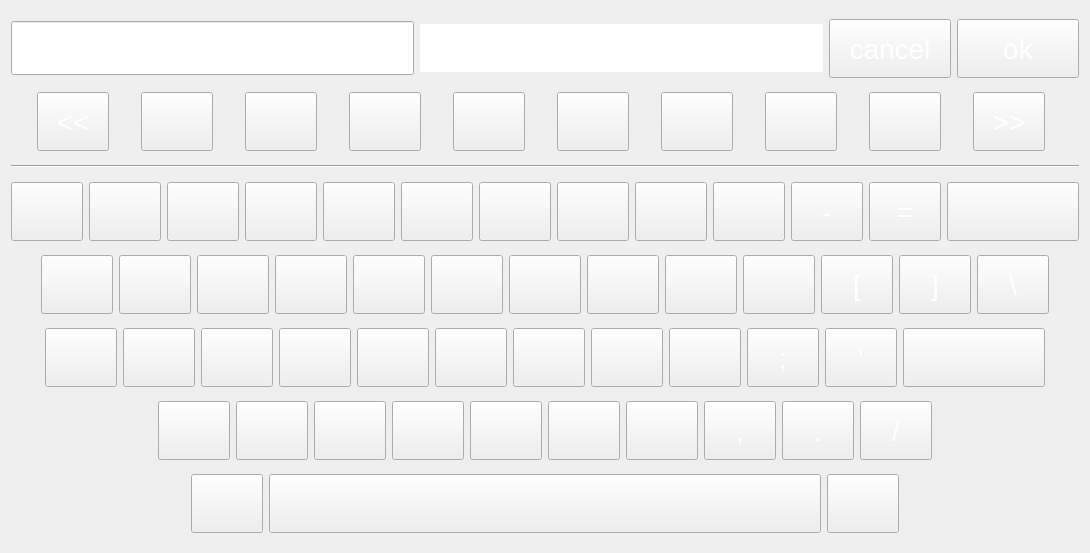
<?xml version="1.0" encoding="UTF-8"?>
<ui version="4.0">
 <class>Form</class>
 <widget class="QWidget" name="Form">
  <property name="geometry">
   <rect>
    <x>0</x>
    <y>0</y>
    <width>1085</width>
    <height>553</height>
   </rect>
  </property>
  <property name="windowTitle">
   <string>Form</string>
  </property>
  <property name="styleSheet">
   <string notr="true">QWidget#From
{
	background-color: #DEDEDE;
	border: 1px solid #FFFFFF;
}

QLabel#label_title
{
	font-size:  22px;
	color: #000000;
}

QLabel#lineEdit_window
{
	min-height: 40px;
	max-height: 40px;
	min-width: 650px;
	max-width: 650px;
	padding-left: 10px;
	border-image: url(:/images/input_label.png);
}

QPushButton
{
	min-width: 70px;
	max-width: 70px;
	min-height: 57px;
	max-height: 57px;
	color:#ffffff;
	font-size:28px;
	border-image: url(:/images/digital_normal_char);
}
QPushButton:hover
{
	border-image: url(:/images/digital_hover_char);
}

QPushButton#panelButton_enter
{
	border-image: url(:/images/enter_normal.png);
}

QPushButton:pressed#panelButton_enter
{
	border-image: url(:/images/enter_selected.png);
}

QPushButton#panelButton_cancel
{
	border-image: url(:/images/cancel_normal.png);
}

QPushButton:pressed#panelButton_cancel
{
	border-image: url(:/images/cancel_selected.png);
}

QPushButton#pushButton_n0
{
	border-image: url(:/images/digital_normal_0.png);
}

QPushButton:hover#pushButton_n0
{
	border-image: url(:/images/digital_hover_0.png);
}

QPushButton#pushButton_n1
{
	border-image: url(:/images/digital_normal_1.png);
}

QPushButton:hover#pushButton_n1
{
	border-image: url(:/images/digital_hover_1.png);
}

QPushButton#pushButton_n2
{
	border-image: url(:/images/digital_normal_2.png);
}

QPushButton:hover#pushButton_n2
{
	border-image: url(:/images/digital_hover_2.png);
}

QPushButton#pushButton_n3
{
	border-image: url(:/images/digital_normal_3.png);
}

QPushButton:hover#pushButton_n3
{
	border-image: url(:/images/digital_hover_3.png);
}

QPushButton#pushButton_n4
{
	border-image: url(:/images/digital_normal_4.png);
}

QPushButton:hover#pushButton_n4
{
	border-image: url(:/images/digital_hover_4.png);
}

QPushButton#pushButton_n5
{
	border-image: url(:/images/digital_normal_5.png);
}

QPushButton:hover#pushButton_n5
{
	border-image: url(:/images/digital_hover_5.png);
}

QPushButton#pushButton_n6
{
	border-image: url(:/images/digital_normal_6.png);
}

QPushButton:hover#pushButton_n6
{
	border-image: url(:/images/digital_hover_6.png);
}

QPushButton#pushButton_n7
{
	border-image: url(:/images/digital_normal_7.png);
}

QPushButton:hover#pushButton_n7
{
	border-image: url(:/images/digital_hover_7.png);
}

QPushButton#pushButton_n8
{
	border-image: url(:/images/digital_normal_8.png);
}

QPushButton:hover#pushButton_n8
{
	border-image: url(:/images/digital_hover_8.png);
}

QPushButton#pushButton_n9
{
	border-image: url(:/images/digital_normal_9.png);
}

QPushButton:hover#pushButton_n9
{
	border-image: url(:/images/digital_hover_9.png);
}

QPushButton#pushButton_a[case = &quot;true&quot;]
{
	border-image: url(:/images/digital_normal_A.png);
}

QPushButton:hover#pushButton_a[case = &quot;true&quot;]
{
	border-image: url(:/images/digital_hover_A.png);
}

QPushButton#pushButton_a[case = &quot;false&quot;]
{
	border-image: url(:/images/digital_normal_la.png);
}

QPushButton:hover#pushButton_a[case = &quot;false&quot;]
{
	border-image: url(:/images/digital_hover_la.png);
}


QPushButton#pushButton_b[case = &quot;true&quot;]
{
	border-image: url(:/images/digital_normal_B.png);
}

QPushButton:hover#pushButton_b[case = &quot;true&quot;]
{
	border-image: url(:/images/digital_hover_B.png);
}

QPushButton#pushButton_b[case = &quot;false&quot;]
{
	border-image: url(:/images/digital_normal_lb.png);
}

QPushButton:hover#pushButton_b[case = &quot;false&quot;]
{
	border-image: url(:/images/digital_hover_lb.png);
}

QPushButton#pushButton_c[case = &quot;true&quot;]
{
	border-image: url(:/images/digital_normal_C.png);
}

QPushButton:hover#pushButton_c[case = &quot;true&quot;]
{
	border-image: url(:/images/digital_hover_C.png);
}

QPushButton#pushButton_c[case = &quot;false&quot;]
{
	border-image: url(:/images/digital_normal_lc.png);
}

QPushButton:hover#pushButton_c[case = &quot;false&quot;]
{
	border-image: url(:/images/digital_hover_lc.png);
}

QPushButton#pushButton_d[case = &quot;true&quot;]
{
	border-image: url(:/images/digital_normal_D.png);
}

QPushButton:hover#pushButton_d[case = &quot;true&quot;]
{
	border-image: url(:/images/digital_hover_D.png);
}

QPushButton#pushButton_d[case = &quot;false&quot;]
{
	border-image: url(:/images/digital_normal_ld.png);
}

QPushButton:hover#pushButton_d[case = &quot;false&quot;]
{
	border-image: url(:/images/digital_hover_ld.png);
}

QPushButton#pushButton_e[case = &quot;true&quot;]
{
	border-image: url(:/images/digital_normal_E.png);
}

QPushButton:hover#pushButton_e[case = &quot;true&quot;]
{
	border-image: url(:/images/digital_hover_E.png);
}

QPushButton#pushButton_e[case = &quot;false&quot;]
{
	border-image: url(:/images/digital_normal_le.png);
}

QPushButton:hover#pushButton_e[case = &quot;false&quot;]
{
	border-image: url(:/images/digital_hover_le.png);
}

QPushButton#pushButton_f[case = &quot;true&quot;]
{
	border-image: url(:/images/digital_normal_F.png);
}

QPushButton:hover#pushButton_f[case = &quot;true&quot;]
{
	border-image: url(:/images/digital_hover_F.png);
}

QPushButton#pushButton_f[case = &quot;false&quot;]
{
	border-image: url(:/images/digital_normal_lf.png);
}

QPushButton:hover#pushButton_f[case = &quot;false&quot;]
{
	border-image: url(:/images/digital_hover_lf.png);
}

QPushButton#pushButton_g[case = &quot;true&quot;]
{
	border-image: url(:/images/digital_normal_G.png);
}

QPushButton:hover#pushButton_g[case = &quot;true&quot;]
{
	border-image: url(:/images/digital_hover_G.png);
}

QPushButton#pushButton_g[case = &quot;false&quot;]
{
	border-image: url(:/images/digital_normal_lg.png);
}

QPushButton:hover#pushButton_g[case = &quot;false&quot;]
{
	border-image: url(:/images/digital_hover_lg.png);
}

QPushButton#pushButton_h[case = &quot;true&quot;]
{
	border-image: url(:/images/digital_normal_H.png);
}

QPushButton:hover#pushButton_h[case = &quot;true&quot;]
{
	border-image: url(:/images/digital_hover_H.png);
}

QPushButton#pushButton_h[case = &quot;false&quot;]
{
	border-image: url(:/images/digital_normal_lh.png);
}

QPushButton:hover#pushButton_h[case = &quot;false&quot;]
{
	border-image: url(:/images/digital_hover_lh.png);
}

QPushButton#pushButton_i[case = &quot;true&quot;]
{
	border-image: url(:/images/digital_normal_I.png);
}

QPushButton:hover#pushButton_i[case = &quot;true&quot;]
{
	border-image: url(:/images/digital_hover_I.png);
}

QPushButton#pushButton_i[case = &quot;false&quot;]
{
	border-image: url(:/images/digital_normal_li.png);
}

QPushButton:hover#pushButton_i[case = &quot;false&quot;]
{
	border-image: url(:/images/digital_hover_li.png);
}

QPushButton#pushButton_j[case = &quot;true&quot;]
{
	border-image: url(:/images/digital_normal_J.png);
}

QPushButton:hover#pushButton_j[case = &quot;true&quot;]
{
	border-image: url(:/images/digital_hover_J.png);
}

QPushButton#pushButton_j[case = &quot;false&quot;]
{
	border-image: url(:/images/digital_normal_lj.png);
}

QPushButton:hover#pushButton_j[case = &quot;false&quot;]
{
	border-image: url(:/images/digital_hover_lj.png);
}

QPushButton#pushButton_k[case = &quot;true&quot;]
{
	border-image: url(:/images/digital_normal_K.png);
}

QPushButton:hover#pushButton_k[case = &quot;true&quot;]
{
	border-image: url(:/images/digital_hover_K.png);
}

QPushButton#pushButton_k[case = &quot;false&quot;]
{
	border-image: url(:/images/digital_normal_lk.png);
}

QPushButton:hover#pushButton_k[case = &quot;false&quot;]
{
	border-image: url(:/images/digital_hover_lk.png);
}

QPushButton#pushButton_l[case = &quot;true&quot;]
{
	border-image: url(:/images/digital_normal_L.png);
}

QPushButton:hover#pushButton_l[case = &quot;true&quot;]
{
	border-image: url(:/images/digital_hover_L.png);
}

QPushButton#pushButton_l[case = &quot;false&quot;]
{
	border-image: url(:/images/digital_normal_ll.png);
}

QPushButton:hover#pushButton_l[case = &quot;false&quot;]
{
	border-image: url(:/images/digital_hover_ll.png);
}

QPushButton#pushButton_m[case = &quot;true&quot;]
{
	border-image: url(:/images/digital_normal_M.png);
}

QPushButton:hover#pushButton_m[case = &quot;true&quot;]
{
	border-image: url(:/images/digital_hover_M.png);
}

QPushButton#pushButton_m[case = &quot;false&quot;]
{
	border-image: url(:/images/digital_normal_lm.png);
}

QPushButton:hover#pushButton_m[case = &quot;false&quot;]
{
	border-image: url(:/images/digital_hover_lm.png);
}

QPushButton#pushButton_n[case = &quot;true&quot;]
{
	border-image: url(:/images/digital_normal_N.png);
}

QPushButton:hover#pushButton_n[case = &quot;true&quot;]
{
	border-image: url(:/images/digital_hover_N.png);
}

QPushButton#pushButton_n[case = &quot;false&quot;]
{
	border-image: url(:/images/digital_normal_ln.png);
}

QPushButton:hover#pushButton_n[case = &quot;false&quot;]
{
	border-image: url(:/images/digital_hover_ln.png);
}

QPushButton#pushButton_o[case = &quot;true&quot;]
{
	border-image: url(:/images/digital_normal_O.png);
}

QPushButton:hover#pushButton_o[case = &quot;true&quot;]
{
	border-image: url(:/images/digital_hover_O.png);
}

QPushButton#pushButton_o[case = &quot;false&quot;]
{
	border-image: url(:/images/digital_normal_lo.png);
}

QPushButton:hover#pushButton_o[case = &quot;false&quot;]
{
	border-image: url(:/images/digital_hover_lo.png);
}

QPushButton#pushButton_p[case = &quot;true&quot;]
{
	border-image: url(:/images/digital_normal_P.png);
}

QPushButton:hover#pushButton_p[case = &quot;true&quot;]
{
	border-image: url(:/images/digital_hover_P.png);
}

QPushButton#pushButton_p[case = &quot;false&quot;]
{
	border-image: url(:/images/digital_normal_lp.png);
}

QPushButton:hover#pushButton_p[case = &quot;false&quot;]
{
	border-image: url(:/images/digital_hover_lp.png);
}

QPushButton#pushButton_q[case = &quot;true&quot;]
{
	border-image: url(:/images/digital_normal_Q.png);
}

QPushButton:hover#pushButton_q[case = &quot;true&quot;]
{
	border-image: url(:/images/digital_hover_Q.png);
}

QPushButton#pushButton_q[case = &quot;false&quot;]
{
	border-image: url(:/images/digital_normal_lq.png);
}

QPushButton:hover#pushButton_q[case = &quot;false&quot;]
{
	border-image: url(:/images/digital_hover_lq.png);
}

QPushButton#pushButton_r[case = &quot;true&quot;]
{
	border-image: url(:/images/digital_normal_R.png);
}

QPushButton:hover#pushButton_r[case = &quot;true&quot;]
{
	border-image: url(:/images/digital_hover_R.png);
}

QPushButton#pushButton_r[case = &quot;false&quot;]
{
	border-image: url(:/images/digital_normal_lr.png);
}

QPushButton:hover#pushButton_r[case = &quot;false&quot;]
{
	border-image: url(:/images/digital_hover_lr.png);
}

QPushButton#pushButton_s[case = &quot;true&quot;]
{
	border-image: url(:/images/digital_normal_S.png);
}

QPushButton:hover#pushButton_s[case = &quot;true&quot;]
{
	border-image: url(:/images/digital_hover_S.png);
}

QPushButton#pushButton_s[case = &quot;false&quot;]
{
	border-image: url(:/images/digital_normal_ls.png);
}

QPushButton:hover#pushButton_s[case = &quot;false&quot;]
{
	border-image: url(:/images/digital_hover_ls.png);
}

QPushButton#pushButton_t[case = &quot;true&quot;]
{
	border-image: url(:/images/digital_normal_T.png);
}

QPushButton:hover#pushButton_t[case = &quot;true&quot;]
{
	border-image: url(:/images/digital_hover_T.png);
}

QPushButton#pushButton_t[case = &quot;false&quot;]
{
	border-image: url(:/images/digital_normal_lt.png);
}

QPushButton:hover#pushButton_t[case = &quot;false&quot;]
{
	border-image: url(:/images/digital_hover_lt.png);
}

QPushButton#pushButton_u[case = &quot;true&quot;]
{
	border-image: url(:/images/digital_normal_U.png);
}

QPushButton:hover#pushButton_u[case = &quot;true&quot;]
{
	border-image: url(:/images/digital_hover_U.png);
}

QPushButton#pushButton_u[case = &quot;false&quot;]
{
	border-image: url(:/images/digital_normal_lu.png);
}

QPushButton:hover#pushButton_u[case = &quot;false&quot;]
{
	border-image: url(:/images/digital_hover_lu.png);
}

QPushButton#pushButton_v[case = &quot;true&quot;]
{
	border-image: url(:/images/digital_normal_V.png);
}

QPushButton:hover#pushButton_v[case = &quot;true&quot;]
{
	border-image: url(:/images/digital_hover_V.png);
}

QPushButton#pushButton_v[case = &quot;false&quot;]
{
	border-image: url(:/images/digital_normal_lv.png);
}

QPushButton:hover#pushButton_v[case = &quot;false&quot;]
{
	border-image: url(:/images/digital_hover_lv.png);
}

QPushButton#pushButton_w[case = &quot;true&quot;]
{
	border-image: url(:/images/digital_normal_W.png);
}

QPushButton:hover#pushButton_w[case = &quot;true&quot;]
{
	border-image: url(:/images/digital_hover_W.png);
}

QPushButton#pushButton_w[case = &quot;false&quot;]
{
	border-image: url(:/images/digital_normal_lw.png);
}

QPushButton:hover#pushButton_w[case = &quot;false&quot;]
{
	border-image: url(:/images/digital_hover_lw.png);
}

QPushButton#pushButton_x[case = &quot;true&quot;]
{
	border-image: url(:/images/digital_normal_X.png);
}

QPushButton:hover#pushButton_x[case = &quot;true&quot;]
{
	border-image: url(:/images/digital_hover_X.png);
}

QPushButton#pushButton_x[case = &quot;false&quot;]
{
	border-image: url(:/images/digital_normal_lx.png);
}

QPushButton:hover#pushButton_x[case = &quot;false&quot;]
{
	border-image: url(:/images/digital_hover_lx.png);
}

QPushButton#pushButton_y[case = &quot;true&quot;]
{
	border-image: url(:/images/digital_normal_Y.png);
}

QPushButton:hover#pushButton_y[case = &quot;true&quot;]
{
	border-image: url(:/images/digital_hover_Y.png);
}

QPushButton#pushButton_y[case = &quot;false&quot;]
{
	border-image: url(:/images/digital_normal_ly.png);
}

QPushButton:hover#pushButton_y[case = &quot;false&quot;]
{
	border-image: url(:/images/digital_hover_ly.png);
}

QPushButton#pushButton_z[case = &quot;true&quot;]
{
	border-image: url(:/images/digital_normal_Z.png);
}

QPushButton:hover#pushButton_z[case = &quot;true&quot;]
{
	border-image: url(:/images/digital_hover_Z.png);
}

QPushButton#pushButton_z[case = &quot;false&quot;]
{
	border-image: url(:/images/digital_normal_lz.png);
}

QPushButton:hover#pushButton_z[case = &quot;false&quot;]
{
	border-image: url(:/images/digital_hover_lz.png);
}

QPushButton#panelButton_symbol
{
	border-image: url(:/images/digital_normal_symbol.png);
}

QPushButton:hover#panelButton_symbol
{
	border-image: url(:/images/digital_hover_symbol.png);
}

QPushButton#panelButton_caps
{
	border-image: url(:/images/digital_normal_caps.png);
}

QPushButton:hover#panelButton_caps
{
	border-image: url(:/images/digital_hover_caps.png);
}

QPushButton#pushButton_whitespace
{
	min-width: 550px;
	max-width: 550px;
	min-height: 57px;
	min-height: 57px;
	border-image: url(:/images/digital_normal_space.png);
}

QPushButton:hover#pushButton_whitespace
{
	border-image: url(:/images/digital_hover_space.png);
}

QPushButton#pushButton_is_hanzi[case = &quot;CN&quot;]
{
	min-width: 70px;
	min-height: 57px;
	border-image: url(:/images/digital_normal_CN.png);
}

QPushButton:hover#pushButton_is_hanzi[case = &quot;CN&quot;]
{
	border-image: url(:/images/digital_hover_CN.png);
}

QPushButton#pushButton_is_hanzi[case = &quot;EN&quot;]
{
	min-width: 70px;
	min-height: 57px;
	border-image: url(:/images/digital_normal_EN.png);
}

QPushButton:hover#pushButton_is_hanzi[case = &quot;EN&quot;]
{
	border-image: url(:/images/digital_hover_EN.png);
}

QPushButton#pushButton_backspace
{
	min-width: 130px;	
	min-height: 57px;
	border-image:url(:/images/digital_normal_backspace.png)
}

QPushButton:hover#pushButton_backspace
{
	min-width: 130px;	
	min-height: 57px;
	border-image:url(:/images/digital_hover_backspace.png)
}


QPushButton#pushButton_shift[case =  &quot;BIG&quot;]
{
	min-width: 70px;
	min-height: 57px;
	border-image: url(:/images/digital_normal_bigsmall.png);
}

QPushButton:hover#pushButton_shift[case  =  &quot;BIG&quot;]
{
	border-image: url(:/images/digital_hover_bigsmall.png);
}

QPushButton#pushButton_shift[case  =  &quot;SMALL&quot;]
{
	min-width: 70px;
	min-height: 57px;
	border-image: url(:/images/digital_normal_smallbig.png);
}

QPushButton:hover#pushButton_shift[case = &quot;SMALL&quot;]
{
	border-image: url(:/images/digital_hover_smallbig.png);
}

QPushButton#pushButton_enter
{
	min-width: 140px;	
	min-height: 57px;
	border-image:url(:/images/digital_normal_enter)
}

QPushButton:hover#pushButton_enter
{
	min-width: 140px;	
	min-height: 57px;
	border-image:url(:/images/digital_hover_enter)
}


QPushButton#pushButton_CANCEL
{
	min-width: 120px;	
	min-height: 57px;	
}
QPushButton#pushButton_CONFIRM
{
	min-width: 120px;	
	min-height: 57px;	
}










</string>
  </property>
  <layout class="QVBoxLayout" name="verticalLayout">
   <item>
    <layout class="QHBoxLayout" name="horizontalLayout_8">
     <item>
      <widget class="QLineEdit" name="lineEdit_window">
       <property name="font">
        <font>
         <family>文泉驿微米黑</family>
         <pointsize>25</pointsize>
         <weight>75</weight>
         <bold>true</bold>
        </font>
       </property>
       <property name="text">
        <string/>
       </property>
       <property name="frame">
        <bool>true</bool>
       </property>
      </widget>
     </item>
     <item>
      <widget class="QLineEdit" name="lineEdit_pinyin">
       <property name="font">
        <font>
         <family>文泉驿微米黑</family>
         <pointsize>25</pointsize>
         <weight>75</weight>
         <bold>true</bold>
        </font>
       </property>
       <property name="text">
        <string/>
       </property>
       <property name="frame">
        <bool>false</bool>
       </property>
      </widget>
     </item>
     <item>
      <widget class="QPushButton" name="pushButton_CANCEL">
       <property name="font">
        <font>
         <pointsize>-1</pointsize>
        </font>
       </property>
       <property name="text">
        <string>cancel</string>
       </property>
      </widget>
     </item>
     <item>
      <widget class="QPushButton" name="pushButton_CONFIRM">
       <property name="palette">
        <palette>
         <active>
          <colorrole role="WindowText">
           <brush brushstyle="SolidPattern">
            <color alpha="255">
             <red>255</red>
             <green>255</green>
             <blue>255</blue>
            </color>
           </brush>
          </colorrole>
          <colorrole role="Text">
           <brush brushstyle="SolidPattern">
            <color alpha="255">
             <red>255</red>
             <green>255</green>
             <blue>255</blue>
            </color>
           </brush>
          </colorrole>
          <colorrole role="ButtonText">
           <brush brushstyle="SolidPattern">
            <color alpha="255">
             <red>255</red>
             <green>255</green>
             <blue>255</blue>
            </color>
           </brush>
          </colorrole>
         </active>
         <inactive>
          <colorrole role="WindowText">
           <brush brushstyle="SolidPattern">
            <color alpha="255">
             <red>255</red>
             <green>255</green>
             <blue>255</blue>
            </color>
           </brush>
          </colorrole>
          <colorrole role="Text">
           <brush brushstyle="SolidPattern">
            <color alpha="255">
             <red>255</red>
             <green>255</green>
             <blue>255</blue>
            </color>
           </brush>
          </colorrole>
          <colorrole role="ButtonText">
           <brush brushstyle="SolidPattern">
            <color alpha="255">
             <red>255</red>
             <green>255</green>
             <blue>255</blue>
            </color>
           </brush>
          </colorrole>
         </inactive>
         <disabled>
          <colorrole role="WindowText">
           <brush brushstyle="SolidPattern">
            <color alpha="255">
             <red>255</red>
             <green>255</green>
             <blue>255</blue>
            </color>
           </brush>
          </colorrole>
          <colorrole role="Text">
           <brush brushstyle="SolidPattern">
            <color alpha="255">
             <red>255</red>
             <green>255</green>
             <blue>255</blue>
            </color>
           </brush>
          </colorrole>
          <colorrole role="ButtonText">
           <brush brushstyle="SolidPattern">
            <color alpha="255">
             <red>255</red>
             <green>255</green>
             <blue>255</blue>
            </color>
           </brush>
          </colorrole>
         </disabled>
        </palette>
       </property>
       <property name="font">
        <font>
         <pointsize>-1</pointsize>
        </font>
       </property>
       <property name="text">
        <string>ok</string>
       </property>
      </widget>
     </item>
    </layout>
   </item>
   <item>
    <layout class="QHBoxLayout" name="horizontalLayout_7">
     <item>
      <widget class="QPushButton" name="pushButton_hanzi_left">
       <property name="font">
        <font>
         <pointsize>-1</pointsize>
        </font>
       </property>
       <property name="text">
        <string>&lt;&lt;</string>
       </property>
      </widget>
     </item>
     <item>
      <widget class="QPushButton" name="pushButton_hanzi_1">
       <property name="font">
        <font>
         <pointsize>-1</pointsize>
        </font>
       </property>
       <property name="text">
        <string/>
       </property>
      </widget>
     </item>
     <item>
      <widget class="QPushButton" name="pushButton_hanzi_2">
       <property name="font">
        <font>
         <pointsize>-1</pointsize>
        </font>
       </property>
       <property name="text">
        <string/>
       </property>
      </widget>
     </item>
     <item>
      <widget class="QPushButton" name="pushButton_hanzi_3">
       <property name="font">
        <font>
         <pointsize>-1</pointsize>
        </font>
       </property>
       <property name="text">
        <string/>
       </property>
      </widget>
     </item>
     <item>
      <widget class="QPushButton" name="pushButton_hanzi_4">
       <property name="font">
        <font>
         <pointsize>-1</pointsize>
        </font>
       </property>
       <property name="text">
        <string/>
       </property>
      </widget>
     </item>
     <item>
      <widget class="QPushButton" name="pushButton_hanzi_5">
       <property name="font">
        <font>
         <pointsize>-1</pointsize>
        </font>
       </property>
       <property name="text">
        <string/>
       </property>
      </widget>
     </item>
     <item>
      <widget class="QPushButton" name="pushButton_hanzi_6">
       <property name="font">
        <font>
         <pointsize>-1</pointsize>
        </font>
       </property>
       <property name="text">
        <string/>
       </property>
      </widget>
     </item>
     <item>
      <widget class="QPushButton" name="pushButton_hanzi_7">
       <property name="font">
        <font>
         <pointsize>-1</pointsize>
        </font>
       </property>
       <property name="text">
        <string/>
       </property>
      </widget>
     </item>
     <item>
      <widget class="QPushButton" name="pushButton_hanzi_8">
       <property name="font">
        <font>
         <pointsize>-1</pointsize>
        </font>
       </property>
       <property name="text">
        <string/>
       </property>
      </widget>
     </item>
     <item>
      <widget class="QPushButton" name="pushButton_hanzi_right">
       <property name="font">
        <font>
         <pointsize>-1</pointsize>
        </font>
       </property>
       <property name="text">
        <string>&gt;&gt;</string>
       </property>
      </widget>
     </item>
    </layout>
   </item>
   <item>
    <widget class="Line" name="line">
     <property name="orientation">
      <enum>Qt::Horizontal</enum>
     </property>
    </widget>
   </item>
   <item>
    <layout class="QHBoxLayout" name="horizontalLayout">
     <item>
      <spacer name="horizontalSpacer_3">
       <property name="orientation">
        <enum>Qt::Horizontal</enum>
       </property>
       <property name="sizeHint" stdset="0">
        <size>
         <width>40</width>
         <height>20</height>
        </size>
       </property>
      </spacer>
     </item>
     <item>
      <widget class="QPushButton" name="pushButton_n1">
       <property name="font">
        <font>
         <pointsize>-1</pointsize>
        </font>
       </property>
       <property name="focusPolicy">
        <enum>Qt::ClickFocus</enum>
       </property>
       <property name="text">
        <string/>
       </property>
      </widget>
     </item>
     <item>
      <widget class="QPushButton" name="pushButton_n2">
       <property name="font">
        <font>
         <pointsize>-1</pointsize>
        </font>
       </property>
       <property name="focusPolicy">
        <enum>Qt::ClickFocus</enum>
       </property>
       <property name="text">
        <string/>
       </property>
      </widget>
     </item>
     <item>
      <widget class="QPushButton" name="pushButton_n3">
       <property name="font">
        <font>
         <pointsize>-1</pointsize>
        </font>
       </property>
       <property name="text">
        <string/>
       </property>
      </widget>
     </item>
     <item>
      <widget class="QPushButton" name="pushButton_n4">
       <property name="font">
        <font>
         <pointsize>-1</pointsize>
        </font>
       </property>
       <property name="text">
        <string/>
       </property>
      </widget>
     </item>
     <item>
      <widget class="QPushButton" name="pushButton_n5">
       <property name="font">
        <font>
         <pointsize>-1</pointsize>
        </font>
       </property>
       <property name="text">
        <string/>
       </property>
      </widget>
     </item>
     <item>
      <widget class="QPushButton" name="pushButton_n6">
       <property name="font">
        <font>
         <pointsize>-1</pointsize>
        </font>
       </property>
       <property name="text">
        <string/>
       </property>
      </widget>
     </item>
     <item>
      <widget class="QPushButton" name="pushButton_n7">
       <property name="font">
        <font>
         <pointsize>-1</pointsize>
        </font>
       </property>
       <property name="text">
        <string/>
       </property>
      </widget>
     </item>
     <item>
      <widget class="QPushButton" name="pushButton_n8">
       <property name="font">
        <font>
         <pointsize>-1</pointsize>
        </font>
       </property>
       <property name="text">
        <string/>
       </property>
      </widget>
     </item>
     <item>
      <widget class="QPushButton" name="pushButton_n9">
       <property name="font">
        <font>
         <pointsize>-1</pointsize>
        </font>
       </property>
       <property name="text">
        <string/>
       </property>
      </widget>
     </item>
     <item>
      <widget class="QPushButton" name="pushButton_n0">
       <property name="font">
        <font>
         <pointsize>-1</pointsize>
        </font>
       </property>
       <property name="text">
        <string/>
       </property>
      </widget>
     </item>
     <item>
      <widget class="QPushButton" name="pushButton_gang">
       <property name="font">
        <font>
         <pointsize>-1</pointsize>
        </font>
       </property>
       <property name="text">
        <string>-</string>
       </property>
      </widget>
     </item>
     <item>
      <widget class="QPushButton" name="pushButton_deng">
       <property name="font">
        <font>
         <pointsize>-1</pointsize>
        </font>
       </property>
       <property name="text">
        <string>=</string>
       </property>
      </widget>
     </item>
     <item>
      <widget class="QPushButton" name="pushButton_backspace">
       <property name="font">
        <font>
         <pointsize>-1</pointsize>
        </font>
       </property>
       <property name="text">
        <string/>
       </property>
      </widget>
     </item>
     <item>
      <spacer name="horizontalSpacer_4">
       <property name="orientation">
        <enum>Qt::Horizontal</enum>
       </property>
       <property name="sizeHint" stdset="0">
        <size>
         <width>40</width>
         <height>20</height>
        </size>
       </property>
      </spacer>
     </item>
    </layout>
   </item>
   <item>
    <layout class="QHBoxLayout" name="horizontalLayout_2">
     <item>
      <spacer name="horizontalSpacer">
       <property name="orientation">
        <enum>Qt::Horizontal</enum>
       </property>
       <property name="sizeHint" stdset="0">
        <size>
         <width>40</width>
         <height>20</height>
        </size>
       </property>
      </spacer>
     </item>
     <item>
      <widget class="QPushButton" name="pushButton_q">
       <property name="font">
        <font>
         <pointsize>-1</pointsize>
        </font>
       </property>
       <property name="text">
        <string/>
       </property>
      </widget>
     </item>
     <item>
      <widget class="QPushButton" name="pushButton_w">
       <property name="font">
        <font>
         <pointsize>-1</pointsize>
        </font>
       </property>
       <property name="text">
        <string/>
       </property>
      </widget>
     </item>
     <item>
      <widget class="QPushButton" name="pushButton_e">
       <property name="font">
        <font>
         <pointsize>-1</pointsize>
        </font>
       </property>
       <property name="text">
        <string/>
       </property>
      </widget>
     </item>
     <item>
      <widget class="QPushButton" name="pushButton_r">
       <property name="font">
        <font>
         <pointsize>-1</pointsize>
        </font>
       </property>
       <property name="text">
        <string/>
       </property>
      </widget>
     </item>
     <item>
      <widget class="QPushButton" name="pushButton_t">
       <property name="font">
        <font>
         <pointsize>-1</pointsize>
        </font>
       </property>
       <property name="text">
        <string/>
       </property>
      </widget>
     </item>
     <item>
      <widget class="QPushButton" name="pushButton_y">
       <property name="font">
        <font>
         <pointsize>-1</pointsize>
        </font>
       </property>
       <property name="text">
        <string/>
       </property>
      </widget>
     </item>
     <item>
      <widget class="QPushButton" name="pushButton_u">
       <property name="font">
        <font>
         <pointsize>-1</pointsize>
        </font>
       </property>
       <property name="text">
        <string/>
       </property>
      </widget>
     </item>
     <item>
      <widget class="QPushButton" name="pushButton_i">
       <property name="font">
        <font>
         <pointsize>-1</pointsize>
        </font>
       </property>
       <property name="text">
        <string/>
       </property>
      </widget>
     </item>
     <item>
      <widget class="QPushButton" name="pushButton_o">
       <property name="font">
        <font>
         <pointsize>-1</pointsize>
        </font>
       </property>
       <property name="text">
        <string/>
       </property>
      </widget>
     </item>
     <item>
      <widget class="QPushButton" name="pushButton_p">
       <property name="font">
        <font>
         <pointsize>-1</pointsize>
        </font>
       </property>
       <property name="text">
        <string/>
       </property>
      </widget>
     </item>
     <item>
      <widget class="QPushButton" name="pushButton_zuokuo">
       <property name="font">
        <font>
         <pointsize>-1</pointsize>
        </font>
       </property>
       <property name="text">
        <string>[</string>
       </property>
      </widget>
     </item>
     <item>
      <widget class="QPushButton" name="pushButton_youkuo">
       <property name="font">
        <font>
         <pointsize>-1</pointsize>
        </font>
       </property>
       <property name="text">
        <string>]</string>
       </property>
      </widget>
     </item>
     <item>
      <widget class="QPushButton" name="pushButton_backsplash">
       <property name="font">
        <font>
         <pointsize>-1</pointsize>
        </font>
       </property>
       <property name="text">
        <string>\</string>
       </property>
      </widget>
     </item>
     <item>
      <spacer name="horizontalSpacer_2">
       <property name="orientation">
        <enum>Qt::Horizontal</enum>
       </property>
       <property name="sizeHint" stdset="0">
        <size>
         <width>40</width>
         <height>20</height>
        </size>
       </property>
      </spacer>
     </item>
    </layout>
   </item>
   <item>
    <layout class="QHBoxLayout" name="horizontalLayout_4">
     <item>
      <spacer name="horizontalSpacer_5">
       <property name="orientation">
        <enum>Qt::Horizontal</enum>
       </property>
       <property name="sizeHint" stdset="0">
        <size>
         <width>40</width>
         <height>20</height>
        </size>
       </property>
      </spacer>
     </item>
     <item>
      <widget class="QPushButton" name="pushButton_a">
       <property name="font">
        <font>
         <pointsize>-1</pointsize>
        </font>
       </property>
       <property name="text">
        <string/>
       </property>
      </widget>
     </item>
     <item>
      <widget class="QPushButton" name="pushButton_s">
       <property name="font">
        <font>
         <pointsize>-1</pointsize>
        </font>
       </property>
       <property name="text">
        <string/>
       </property>
      </widget>
     </item>
     <item>
      <widget class="QPushButton" name="pushButton_d">
       <property name="font">
        <font>
         <pointsize>-1</pointsize>
        </font>
       </property>
       <property name="text">
        <string/>
       </property>
      </widget>
     </item>
     <item>
      <widget class="QPushButton" name="pushButton_f">
       <property name="font">
        <font>
         <pointsize>-1</pointsize>
        </font>
       </property>
       <property name="text">
        <string/>
       </property>
      </widget>
     </item>
     <item>
      <widget class="QPushButton" name="pushButton_g">
       <property name="font">
        <font>
         <pointsize>-1</pointsize>
        </font>
       </property>
       <property name="text">
        <string/>
       </property>
      </widget>
     </item>
     <item>
      <widget class="QPushButton" name="pushButton_h">
       <property name="font">
        <font>
         <pointsize>-1</pointsize>
        </font>
       </property>
       <property name="text">
        <string/>
       </property>
      </widget>
     </item>
     <item>
      <widget class="QPushButton" name="pushButton_j">
       <property name="font">
        <font>
         <pointsize>-1</pointsize>
        </font>
       </property>
       <property name="text">
        <string/>
       </property>
      </widget>
     </item>
     <item>
      <widget class="QPushButton" name="pushButton_k">
       <property name="font">
        <font>
         <pointsize>-1</pointsize>
        </font>
       </property>
       <property name="text">
        <string/>
       </property>
      </widget>
     </item>
     <item>
      <widget class="QPushButton" name="pushButton_l">
       <property name="font">
        <font>
         <pointsize>-1</pointsize>
        </font>
       </property>
       <property name="text">
        <string/>
       </property>
      </widget>
     </item>
     <item>
      <widget class="QPushButton" name="pushButton_semicolon">
       <property name="font">
        <font>
         <pointsize>-1</pointsize>
        </font>
       </property>
       <property name="text">
        <string>;</string>
       </property>
      </widget>
     </item>
     <item>
      <widget class="QPushButton" name="pushButton_quote">
       <property name="font">
        <font>
         <pointsize>-1</pointsize>
        </font>
       </property>
       <property name="text">
        <string>'</string>
       </property>
      </widget>
     </item>
     <item>
      <widget class="QPushButton" name="pushButton_enter">
       <property name="font">
        <font>
         <pointsize>-1</pointsize>
        </font>
       </property>
       <property name="text">
        <string/>
       </property>
      </widget>
     </item>
     <item>
      <spacer name="horizontalSpacer_6">
       <property name="orientation">
        <enum>Qt::Horizontal</enum>
       </property>
       <property name="sizeHint" stdset="0">
        <size>
         <width>40</width>
         <height>20</height>
        </size>
       </property>
      </spacer>
     </item>
    </layout>
   </item>
   <item>
    <layout class="QHBoxLayout" name="horizontalLayout_3">
     <item>
      <spacer name="horizontalSpacer_7">
       <property name="orientation">
        <enum>Qt::Horizontal</enum>
       </property>
       <property name="sizeHint" stdset="0">
        <size>
         <width>40</width>
         <height>20</height>
        </size>
       </property>
      </spacer>
     </item>
     <item>
      <widget class="QPushButton" name="pushButton_z">
       <property name="font">
        <font>
         <pointsize>-1</pointsize>
        </font>
       </property>
       <property name="text">
        <string/>
       </property>
      </widget>
     </item>
     <item>
      <widget class="QPushButton" name="pushButton_x">
       <property name="font">
        <font>
         <pointsize>-1</pointsize>
        </font>
       </property>
       <property name="text">
        <string/>
       </property>
      </widget>
     </item>
     <item>
      <widget class="QPushButton" name="pushButton_c">
       <property name="font">
        <font>
         <pointsize>-1</pointsize>
        </font>
       </property>
       <property name="text">
        <string/>
       </property>
      </widget>
     </item>
     <item>
      <widget class="QPushButton" name="pushButton_v">
       <property name="font">
        <font>
         <pointsize>-1</pointsize>
        </font>
       </property>
       <property name="text">
        <string/>
       </property>
      </widget>
     </item>
     <item>
      <widget class="QPushButton" name="pushButton_b">
       <property name="font">
        <font>
         <pointsize>-1</pointsize>
        </font>
       </property>
       <property name="text">
        <string/>
       </property>
      </widget>
     </item>
     <item>
      <widget class="QPushButton" name="pushButton_n">
       <property name="font">
        <font>
         <pointsize>-1</pointsize>
        </font>
       </property>
       <property name="text">
        <string/>
       </property>
      </widget>
     </item>
     <item>
      <widget class="QPushButton" name="pushButton_m">
       <property name="font">
        <font>
         <pointsize>-1</pointsize>
        </font>
       </property>
       <property name="text">
        <string/>
       </property>
      </widget>
     </item>
     <item>
      <widget class="QPushButton" name="pushButton_comma">
       <property name="font">
        <font>
         <pointsize>-1</pointsize>
        </font>
       </property>
       <property name="text">
        <string>,</string>
       </property>
      </widget>
     </item>
     <item>
      <widget class="QPushButton" name="pushButton_period">
       <property name="font">
        <font>
         <pointsize>-1</pointsize>
        </font>
       </property>
       <property name="text">
        <string>.</string>
       </property>
      </widget>
     </item>
     <item>
      <widget class="QPushButton" name="pushButton_splash">
       <property name="font">
        <font>
         <pointsize>-1</pointsize>
        </font>
       </property>
       <property name="text">
        <string>/</string>
       </property>
      </widget>
     </item>
     <item>
      <spacer name="horizontalSpacer_8">
       <property name="orientation">
        <enum>Qt::Horizontal</enum>
       </property>
       <property name="sizeHint" stdset="0">
        <size>
         <width>40</width>
         <height>20</height>
        </size>
       </property>
      </spacer>
     </item>
    </layout>
   </item>
   <item>
    <layout class="QHBoxLayout" name="horizontalLayout_5">
     <item>
      <spacer name="horizontalSpacer_9">
       <property name="orientation">
        <enum>Qt::Horizontal</enum>
       </property>
       <property name="sizeHint" stdset="0">
        <size>
         <width>40</width>
         <height>20</height>
        </size>
       </property>
      </spacer>
     </item>
     <item>
      <widget class="QPushButton" name="pushButton_shift">
       <property name="font">
        <font>
         <pointsize>-1</pointsize>
        </font>
       </property>
       <property name="text">
        <string/>
       </property>
      </widget>
     </item>
     <item>
      <widget class="QPushButton" name="pushButton_whitespace">
       <property name="font">
        <font>
         <pointsize>-1</pointsize>
        </font>
       </property>
       <property name="text">
        <string/>
       </property>
      </widget>
     </item>
     <item>
      <widget class="QPushButton" name="pushButton_is_hanzi">
       <property name="font">
        <font>
         <pointsize>-1</pointsize>
        </font>
       </property>
       <property name="text">
        <string/>
       </property>
       <property name="flat">
        <bool>false</bool>
       </property>
      </widget>
     </item>
     <item>
      <spacer name="horizontalSpacer_10">
       <property name="orientation">
        <enum>Qt::Horizontal</enum>
       </property>
       <property name="sizeHint" stdset="0">
        <size>
         <width>40</width>
         <height>20</height>
        </size>
       </property>
      </spacer>
     </item>
    </layout>
   </item>
  </layout>
 </widget>
 <resources/>
 <connections/>
</ui>
